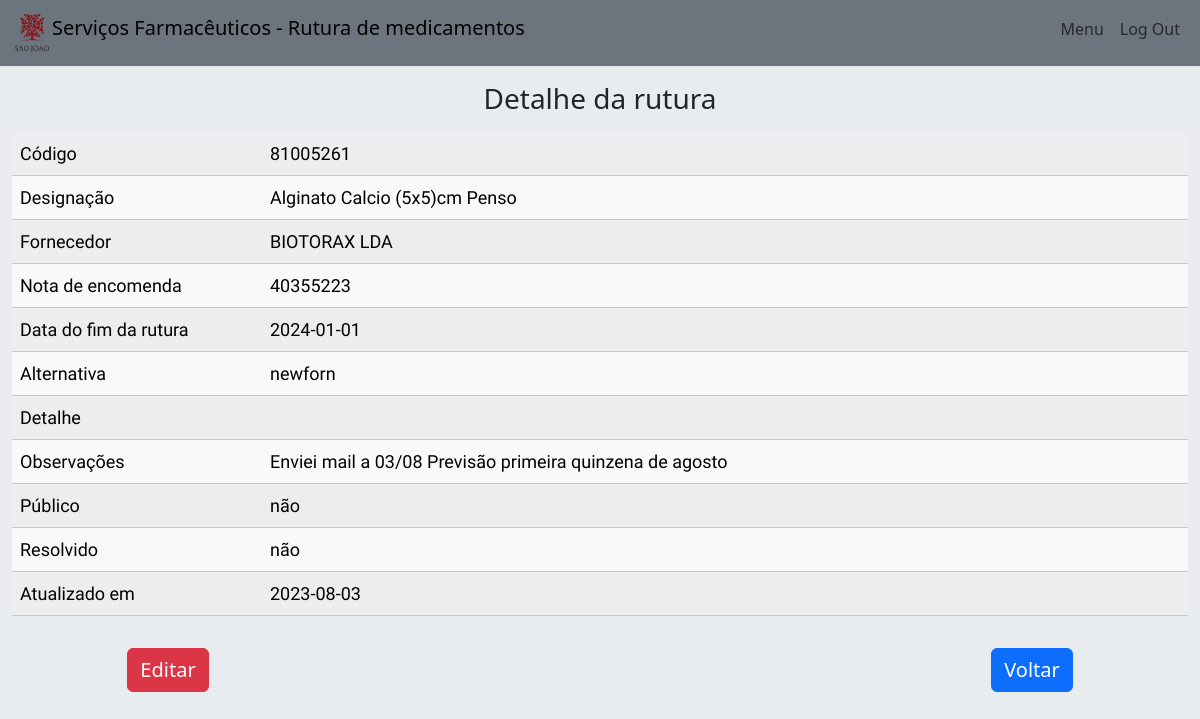
The page /details/23 (signed in) on the database its author committed.
### tables this page shows
CREATE TABLE "ruts" (
	"id"	INTEGER,
	"code"	INTEGER,
	"desig"	TEXT,
	"forn"	TEXT,
	"order_nr"	INTEGER,
	"end_date"	TEXT,
	"last_date"	TEXT,
	"alternative"	TEXT,
	"detail"	TEXT,
	"obs"	TEXT,
	"created"	TEXT,
	"public"	TEXT DEFAULT 'false',
	"solved"	TEXT DEFAULT 'false',
	PRIMARY KEY("id" AUTOINCREMENT)
);

### app.py (the view)
@app.route('/details/<id>')
@login_required
def details(id):
    con = sql_open()
    cursor = con.cursor()
    cursor.execute("SELECT * FROM ruts WHERE id=?", (id,))
    data = cursor.fetchone()
    return render_template('details.html', data=data)

### app.py (called while the page is built)
def sql_open():
    con = sql.connect('database.db')
    con.row_factory = sql.Row
    return con

### helpers.py (called while the page is built)
def login_required(f):
    @wraps(f)
    def decorated_function(*args, **kwargs):
        if session['name'] is None:
            return redirect(url_for('login'))
        return f(*args, **kwargs)
    return decorated_function

### templates/details.html
{% extends 'home.html' %}
{% block main %}
<div class="container-fluid row mt-3 mx-auto">
    <h3 class="mb-3 text-center">Detalhe da rutura</h3>
    <table class="table table-light table-striped table-hover fs-5">
        <tbody>
            <tr>
                <td style="width:250px">Código</td>
                <td>{{ data['code'] }}</td>
            </tr>
            <tr>
                <td>Designação</td>
                <td>{{ data['desig'] }}</td>
            </tr>
            <tr>
                <td>Fornecedor</td>
                <td>{{ data['forn'] }}</td>
            </tr>
            <tr>
                <td>Nota de encomenda</td>
                <td>{{ data['order_nr'] }}</td>
            </tr>
            <tr>
                <td>Data do fim da rutura</td>
                <td>{{ data['end_date'] }}</td>
            </tr>
            <tr>
                <td>Alternativa</td>
                <td>{{ data['alternative'] }}</td>
            </tr>
            <tr>
                <td>Detalhe</td>
                <td>{{ data['detail'] }}</td>
            </tr>
            <tr>
                <td>Observações</td>
                <td>{{ data['obs'] }}</td>
            </tr>
            <tr>
                <td>Público</td>
                <td>{{ 'sim' if data['public'] == 'true' else 'não' }}</td>
            </tr>
            <tr>
                <td>Resolvido</td>
                <td>{{ 'sim' if data['solved'] == 'true' else 'não' }}</td>
            </tr>
            <tr>
                <td>Atualizado em</td>
                <td>{{ data['last_date'] }}</td>
            </tr>
        </tbody>
    </table>
    {% if get_flashed_messages() %}
    <div class="mt-3 mx-auto text-center row">
        <a href="{{ url_for('edit', id=data['id']) }}" class="col ms-auto"><button class="btn btn-danger fs-5">Editar</button></a>
        <div class="col-6"></div>
        <a href="{{ url_for('menu') }}" class="col me-auto"><button class="btn btn-primary fs-5">Voltar</button></a>
    </div>
    {% else %}
    <div class="mt-3 mx-auto text-center row">
        <a href="{{ url_for('edit', id=data['id']) }}" class="col ms-auto"><button class="btn btn-danger fs-5">Editar</button></a>
        <div class="col-6"></div>
        <a href="javascript:history.back()" class="col me-auto"><button class="btn btn-primary fs-5">Voltar</button></a>
    </div>
    {% endif %}
</div>
{% endblock main %}

### static/styles.css (style rules this page uses)
body, html { height: 100%; text-decoration: none; }
table * { font-family: "PT Sans Narrow"; font-size: 18px; }

### rows shown on the page
ruts: code "81005261", desig "Alginato Calcio (5x5)cm Penso", forn "BIOTORAX LDA", order_nr "40355223", end_date "2024-01-01", alternative "newforn", obs "Enviei mail a 03/08 Previsão primeira quinzena de agosto", public "não", solved "não", last_date "2023-08-03"
